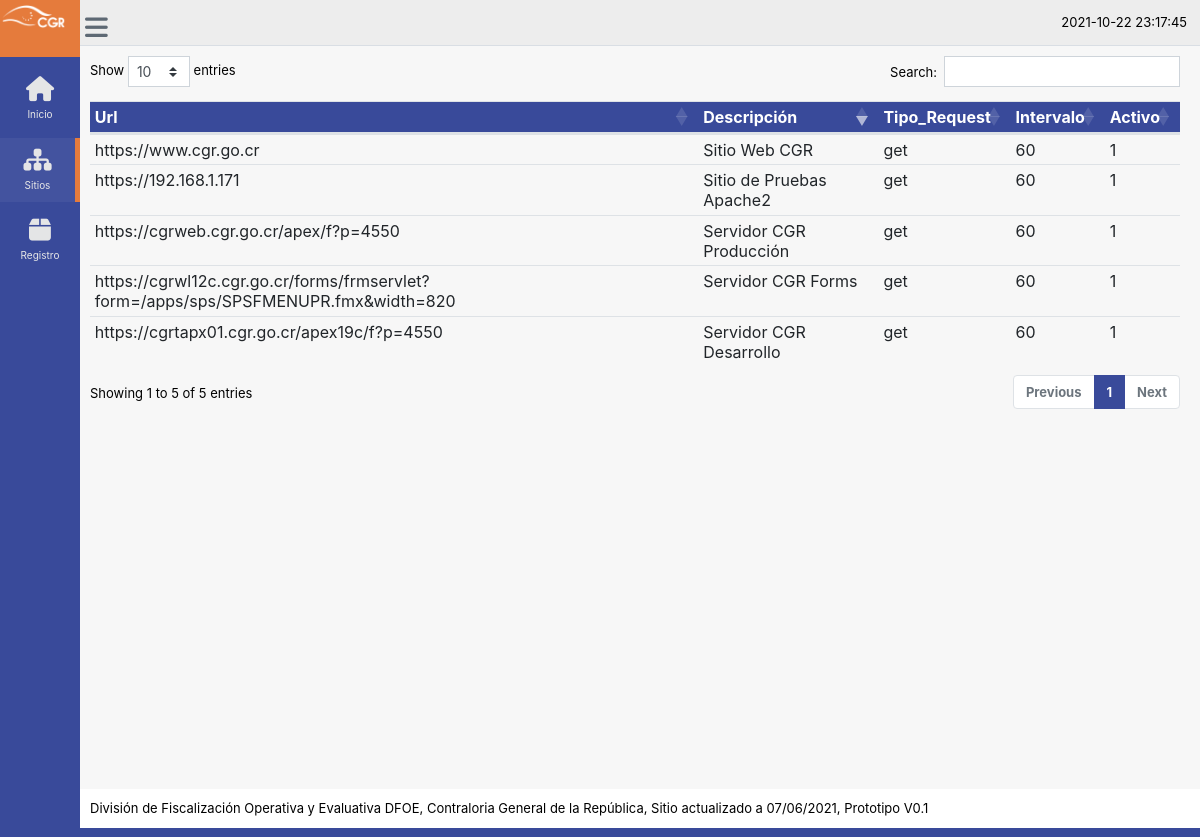
/sitios, run on the app's committed database.
### tables this page shows
CREATE TABLE "sitios" (
	"url"	text NOT NULL,
	"description"	text,
	"request_type"	text,
	"monitoring_interval"	INTEGER,
	"enabled"	INTEGER,
	PRIMARY KEY("url")
);

### app.py (the view)
@app.route('/sitios')
def sitios():
    date = datetime.datetime.now()
    datos = obtener_sitios()
    columnas = ["Url","Descripción", "Tipo_Request", "Intervalo", "Activo"]
    return render_template('sitios.html', date = date, datos = datos, columnas = columnas)

### app.py (called while the page is built)
def obtener_sitios():
    try:
        salida = []
        con = sqlite3.connect("monitoreo_db.db")
        cursor = con.cursor()
        cursor.execute('select * from sitios')
        filas = cursor.fetchall()
        return filas
    except Error as e:
        print(e)

### templates/sitios.html (shortened to what this page needs)
{% extends "plantilla.html" %}
{% block content %}
<table id="table" class="table table-hover table-sm">
    <thead>
        <tr>
            {% for row in columnas %}
            <th class="color-cgr">{{ row }}</th>
            {% endfor %}
        </tr>
    </thead>
    <tbody>
        {% for fila in datos %}
        <tr>
            {% for celda in fila %}
              <td>{{ celda }}</td>
            {% endfor %}
        </tr>
        {% endfor %}
    </tbody>
</table>
{% endblock %}

### templates/plantilla.html (shortened to what this page needs)
<head>
    <link rel="stylesheet" href="https://cdn.jsdelivr.net/npm/bootstrap@4.5.3/dist/css/bootstrap.min.css"
>
    <link href="https://cdn.datatables.net/1.10.24/css/dataTables.bootstrap4.min.css" rel="stylesheet">
    <link href="{{ url_for('static', filename='css/custom.css') }}" rel="stylesheet">
    <link href="https://cdnjs.cloudflare.com/ajax/libs/toastr.js/latest/css/toastr.min.css" rel="stylesheet">
</head>
<body class="nav-sm">
    <div class="container body">
        <div class="main_container">
            <div class="col-md-3 left_col menu_fixed">
                <div class="left_col scroll-view">
                    <div class="navbar nav_title" style="border: 0;">
                        <a href="/" class="site_title">
                            <img src="{{ url_for('static', filename='images/CGR-logo.png') }}" alt="" style="height: 50%;">
                        </a>
                    </div>
                    <div id="sidebar-menu" class="main_menu_side hidden-print main_menu">
                        <div class="menu_section">
                            <ul class="nav side-menu">
                                <li>
                                    <a href="{{ url_for('home') }}">
                                        <i class="fa fa-home"></i> Inicio
                                    </a>
                                </li>
                                <li>
                                    <a href="{{ url_for('sitios') }}">
                                        <i class="fa fa-sitemap"></i> Sitios
                                    </a>
                                </li>
                                <li>
                                    <a href="{{ url_for('registros') }}">
                                        <i class="fa fa-box"></i> Registro
                                    </a>
                                </li>
                            </ul>
                        </div>
                    </div>
                </div>
            </div>
            <div class="top_nav">
                <div class="nav_menu">
                    <div class="nav toggle">
                        <a id="menu_toggle">
                            <i class="fa fa-bars" style="color: #5E6974 !important"></i>
                        </a>
                    </div>
                    <nav class="nav navbar-nav">
                        <ul class=" navbar-right">
                            <li class="nav-item dropdown open" style="padding-left: 15px;">
                                {{ date }}
                            </li>
                        </ul>
                    </nav>
                </div>
            </div>
            <div id="derecha" class="right_col" role="main">
                {% block content %}
                {% endblock %}
            </div>
            <footer>
                <div class="pull-right">
                    División de Fiscalización Operativa y Evaluativa DFOE, Contraloria General de la República, Sitio
                    actualizado a 07/06/2021, Prototipo V0.1
                </div>
            </footer>
        </div>
    </div>
</body>
</html>

### data on the page
sitios: url "https://192.168.1.171", description "Sitio de Pruebas Apache2", request_type "get", fila "60" "1"
sitios: url "https://www.cgr.go.cr", description "Sitio Web CGR", request_type "get", fila "60" "1"
sitios: url "https://cgrtapx01.cgr.go.cr/apex19c/f?p=4550", description "Servidor CGR Desarrollo", request_type "get", fila "60" "1"
sitios: url "https://cgrweb.cgr.go.cr/apex/f?p=4550", description "Servidor CGR Producción", request_type "get", fila "60" "1"
sitios: url "https://cgrwl12c.cgr.go.cr/forms/frmservlet?form=/apps/sps/SPSFMENUPR.fmx&width=820", description "Servidor CGR Forms", request_type "get", fila "60" "1"

### other printed values
{{ date }} "2021-10-22 23:17:45"
{{ row }} "Url" "Descripción" "Tipo_Request" "Intervalo" "Activo"
